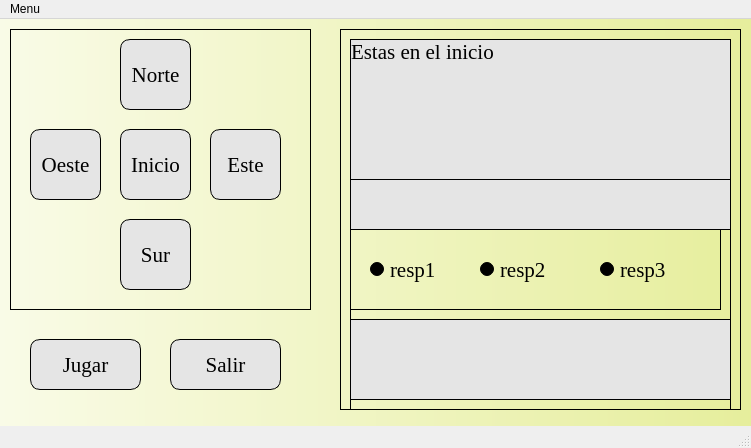
<?xml version="1.0" encoding="UTF-8"?>
<ui version="4.0">
 <class>MainWindow</class>
 <widget class="QMainWindow" name="MainWindow">
  <property name="geometry">
   <rect>
    <x>0</x>
    <y>0</y>
    <width>751</width>
    <height>448</height>
   </rect>
  </property>
  <property name="windowTitle">
   <string>MainWindow</string>
  </property>
  <property name="accessibleName">
   <string>La mazmorra de Antonio Mallen</string>
  </property>
  <property name="styleSheet">
   <string notr="true"/>
  </property>
  <widget class="QWidget" name="centralwidget">
   <property name="styleSheet">
    <string notr="true">background-color:qlineargradient(spread:pad, x1:0, y1:0, x2:1, y2:0, stop:0 rgba(249,251,231,255), stop:1 rgba(230,238,156, 255))</string>
   </property>
   <widget class="QFrame" name="botones">
    <property name="geometry">
     <rect>
      <x>10</x>
      <y>10</y>
      <width>301</width>
      <height>281</height>
     </rect>
    </property>
    <property name="font">
     <font>
      <family>Gill Sans MT</family>
      <pointsize>11</pointsize>
     </font>
    </property>
    <property name="styleSheet">
     <string notr="true">background-color: qlineargradient(spread:pad, x1:0, y1:0, x2:1, y2:1, stop:0 rgba(255, 255, 255, 0))</string>
    </property>
    <property name="frameShape">
     <enum>QFrame::StyledPanel</enum>
    </property>
    <property name="frameShadow">
     <enum>QFrame::Raised</enum>
    </property>
    <widget class="QPushButton" name="pushButton">
     <property name="geometry">
      <rect>
       <x>110</x>
       <y>10</y>
       <width>71</width>
       <height>71</height>
      </rect>
     </property>
     <property name="font">
      <font>
       <family>Georgia</family>
       <pointsize>16</pointsize>
      </font>
     </property>
     <property name="styleSheet">
      <string notr="true">border-radius: 10px;
border: 1px solid black;
background-color: rgb(229, 229, 229)
</string>
     </property>
     <property name="text">
      <string>Norte</string>
     </property>
    </widget>
    <widget class="QPushButton" name="pushButton_2">
     <property name="geometry">
      <rect>
       <x>20</x>
       <y>100</y>
       <width>71</width>
       <height>71</height>
      </rect>
     </property>
     <property name="font">
      <font>
       <family>Georgia</family>
       <pointsize>16</pointsize>
      </font>
     </property>
     <property name="styleSheet">
      <string notr="true">border-radius: 10px;
border: 1px solid black;
background-color: rgb(229, 229, 229)
</string>
     </property>
     <property name="text">
      <string>Oeste</string>
     </property>
    </widget>
    <widget class="QPushButton" name="pushButton_3">
     <property name="geometry">
      <rect>
       <x>110</x>
       <y>100</y>
       <width>71</width>
       <height>71</height>
      </rect>
     </property>
     <property name="font">
      <font>
       <family>Georgia</family>
       <pointsize>16</pointsize>
      </font>
     </property>
     <property name="styleSheet">
      <string notr="true">border-radius: 10px;
border: 1px solid black;
background-color: rgb(229, 229, 229)
</string>
     </property>
     <property name="text">
      <string>Inicio</string>
     </property>
    </widget>
    <widget class="QPushButton" name="pushButton_4">
     <property name="geometry">
      <rect>
       <x>200</x>
       <y>100</y>
       <width>71</width>
       <height>71</height>
      </rect>
     </property>
     <property name="font">
      <font>
       <family>Georgia</family>
       <pointsize>16</pointsize>
      </font>
     </property>
     <property name="styleSheet">
      <string notr="true">border-radius: 10px;
border: 1px solid black;
background-color: rgb(229, 229, 229)
</string>
     </property>
     <property name="text">
      <string>Este</string>
     </property>
    </widget>
    <widget class="QPushButton" name="pushButton_5">
     <property name="geometry">
      <rect>
       <x>110</x>
       <y>190</y>
       <width>71</width>
       <height>71</height>
      </rect>
     </property>
     <property name="font">
      <font>
       <family>Georgia</family>
       <pointsize>16</pointsize>
      </font>
     </property>
     <property name="styleSheet">
      <string notr="true">border-radius: 10px;
border: 1px solid black;
background-color: rgb(229, 229, 229)
</string>
     </property>
     <property name="text">
      <string>Sur</string>
     </property>
    </widget>
   </widget>
   <widget class="QFrame" name="textos">
    <property name="geometry">
     <rect>
      <x>340</x>
      <y>10</y>
      <width>401</width>
      <height>381</height>
     </rect>
    </property>
    <property name="styleSheet">
     <string notr="true">background-color: qlineargradient(spread:pad, x1:0, y1:0, x2:1, y2:1, stop:0 rgba(255, 255, 255, 0))</string>
    </property>
    <property name="frameShape">
     <enum>QFrame::StyledPanel</enum>
    </property>
    <property name="frameShadow">
     <enum>QFrame::Raised</enum>
    </property>
    <widget class="QLabel" name="TextGrande">
     <property name="geometry">
      <rect>
       <x>10</x>
       <y>10</y>
       <width>381</width>
       <height>191</height>
      </rect>
     </property>
     <property name="sizePolicy">
      <sizepolicy hsizetype="Preferred" vsizetype="MinimumExpanding">
       <horstretch>0</horstretch>
       <verstretch>0</verstretch>
      </sizepolicy>
     </property>
     <property name="font">
      <font>
       <family>Georgia</family>
       <pointsize>16</pointsize>
      </font>
     </property>
     <property name="layoutDirection">
      <enum>Qt::LeftToRight</enum>
     </property>
     <property name="styleSheet">
      <string notr="true">background-color: rgb(229, 229, 229);
border: 1px solid black;</string>
     </property>
     <property name="text">
      <string>Estas en el inicio</string>
     </property>
     <property name="alignment">
      <set>Qt::AlignLeading|Qt::AlignLeft|Qt::AlignTop</set>
     </property>
     <property name="margin">
      <number>20</number>
     </property>
     <property name="indent">
      <number>0</number>
     </property>
    </widget>
    <widget class="QFrame" name="textosAux">
     <property name="geometry">
      <rect>
       <x>10</x>
       <y>150</y>
       <width>381</width>
       <height>231</height>
      </rect>
     </property>
     <property name="styleSheet">
      <string notr="true">background-color: qlineargradient(spread:pad, x1:0, y1:0, x2:1, y2:1, stop:0 rgba(255, 255, 255, 0))</string>
     </property>
     <property name="frameShape">
      <enum>QFrame::StyledPanel</enum>
     </property>
     <property name="frameShadow">
      <enum>QFrame::Raised</enum>
     </property>
     <widget class="QLabel" name="label_3">
      <property name="geometry">
       <rect>
        <x>0</x>
        <y>140</y>
        <width>381</width>
        <height>81</height>
       </rect>
      </property>
      <property name="font">
       <font>
        <family>Georgia</family>
        <pointsize>16</pointsize>
       </font>
      </property>
      <property name="styleSheet">
       <string notr="true">background-color: rgb(229, 229, 229);
border: 1px solid black;</string>
      </property>
      <property name="text">
       <string/>
      </property>
     </widget>
     <widget class="QFrame" name="frame">
      <property name="geometry">
       <rect>
        <x>0</x>
        <y>50</y>
        <width>371</width>
        <height>81</height>
       </rect>
      </property>
      <property name="frameShape">
       <enum>QFrame::StyledPanel</enum>
      </property>
      <property name="frameShadow">
       <enum>QFrame::Raised</enum>
      </property>
      <widget class="QRadioButton" name="radioButton">
       <property name="geometry">
        <rect>
         <x>20</x>
         <y>10</y>
         <width>101</width>
         <height>61</height>
        </rect>
       </property>
       <property name="font">
        <font>
         <family>Georgia</family>
         <pointsize>16</pointsize>
        </font>
       </property>
       <property name="text">
        <string>resp1</string>
       </property>
      </widget>
      <widget class="QRadioButton" name="radioButton_2">
       <property name="geometry">
        <rect>
         <x>130</x>
         <y>10</y>
         <width>101</width>
         <height>61</height>
        </rect>
       </property>
       <property name="font">
        <font>
         <family>Georgia</family>
         <pointsize>16</pointsize>
        </font>
       </property>
       <property name="text">
        <string>resp2</string>
       </property>
      </widget>
      <widget class="QRadioButton" name="radioButton_3">
       <property name="geometry">
        <rect>
         <x>250</x>
         <y>10</y>
         <width>101</width>
         <height>61</height>
        </rect>
       </property>
       <property name="font">
        <font>
         <family>Georgia</family>
         <pointsize>16</pointsize>
        </font>
       </property>
       <property name="text">
        <string>resp3</string>
       </property>
      </widget>
     </widget>
    </widget>
   </widget>
   <widget class="QPushButton" name="pushButton_6">
    <property name="geometry">
     <rect>
      <x>30</x>
      <y>320</y>
      <width>111</width>
      <height>51</height>
     </rect>
    </property>
    <property name="font">
     <font>
      <family>Georgia</family>
      <pointsize>16</pointsize>
     </font>
    </property>
    <property name="styleSheet">
     <string notr="true">border-radius: 10px;
border: 1px solid black;
background-color: rgb(229, 229, 229)
</string>
    </property>
    <property name="text">
     <string>Jugar</string>
    </property>
   </widget>
   <widget class="QPushButton" name="pushButton_7">
    <property name="geometry">
     <rect>
      <x>170</x>
      <y>320</y>
      <width>111</width>
      <height>51</height>
     </rect>
    </property>
    <property name="font">
     <font>
      <family>Georgia</family>
      <pointsize>16</pointsize>
     </font>
    </property>
    <property name="styleSheet">
     <string notr="true">border-radius: 10px;
border: 1px solid black;
background-color: rgb(229, 229, 229)
</string>
    </property>
    <property name="text">
     <string>Salir</string>
    </property>
   </widget>
  </widget>
  <widget class="QMenuBar" name="menubar">
   <property name="geometry">
    <rect>
     <x>0</x>
     <y>0</y>
     <width>751</width>
     <height>22</height>
    </rect>
   </property>
   <widget class="QMenu" name="menuMenu">
    <property name="title">
     <string>Menu</string>
    </property>
    <addaction name="actionAyuda_2"/>
    <addaction name="actionSalir_2"/>
   </widget>
   <addaction name="menuMenu"/>
  </widget>
  <widget class="QStatusBar" name="statusbar"/>
  <action name="actionAyuda">
   <property name="text">
    <string>Ayuda</string>
   </property>
  </action>
  <action name="actionSalir">
   <property name="text">
    <string>Salir</string>
   </property>
  </action>
  <action name="actionJugar">
   <property name="text">
    <string>Jugar</string>
   </property>
  </action>
  <action name="actionAyuda_2">
   <property name="text">
    <string>Ayuda</string>
   </property>
  </action>
  <action name="actionSalir_2">
   <property name="text">
    <string>Salir</string>
   </property>
  </action>
 </widget>
 <resources/>
 <connections/>
</ui>
